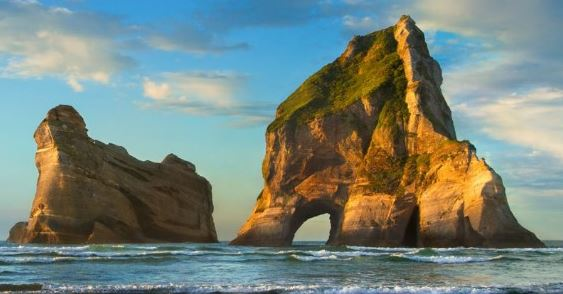
#> input picture hill.JPG, 563 x 294 px, found by its file name
$ python 'day3 q2.py'
#> lines starting #> are read from the running program, lines starting #| are printed output that depends on the picture

import cv2
import random
img = cv2.imread('hill.jpg')
#> img is the input picture: shape (294, 563, 3); mean B, G, R 124.1, 132.5, 119.1
y = (img.shape[1])/7
#> y = 80.43
x = (img.shape[0])/7
#> x = 42

for r in range (1,8): #for rows

    x1 = int(x*(r-1))
    x2 = int(x*r)

    if (r%2) == 0: #for even no. row
        a = 1
        b = 8
        d = 1

    if (r%2)!= 0:  #for odd no. row
        a = 7
        b = 0
        d = -1

    for c in range(a,b,d):  #for columns

        y1 = int(y*(c-1))
        y2 = int(y*c)

        img[x1:x2,y1:y2] = (random.randint (0, 255), random.randint (0, 255), random.randint (0, 255))
        cv2.imshow ('frame', img)
        cv2.waitKey(500)
#> this loop made 7 passes
#> pass 1, `cv2.imshow ('frame', img)`:
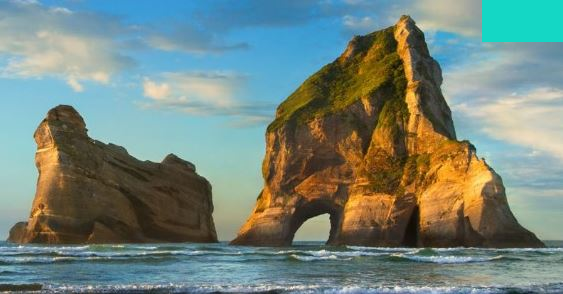
#> window 'frame': shape (294, 563, 3); mean B, G, R 124.9, 133.8, 116.9
#> pass 1, `cv2.imshow ('frame', img)`:
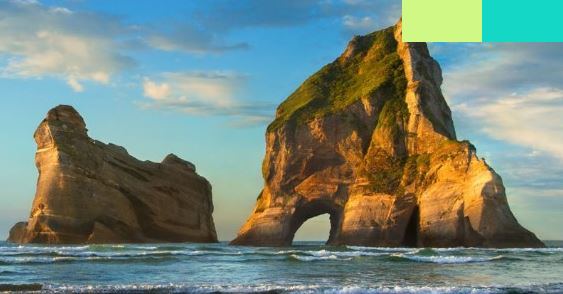
#> window 'frame': shape (294, 563, 3); mean B, G, R 124.5, 135.5, 118.1
#> pass 1, `cv2.imshow ('frame', img)`:
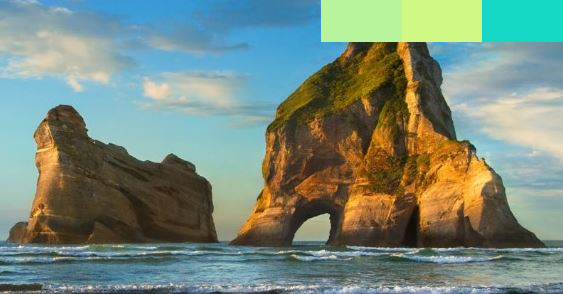
#> window 'frame': shape (294, 563, 3); mean B, G, R 124.4, 137.7, 120
#> pass 1, `cv2.imshow ('frame', img)`:
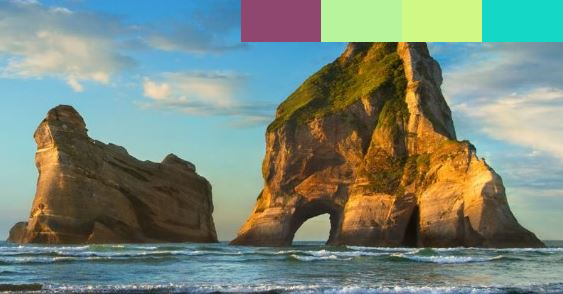
#> window 'frame': shape (294, 563, 3); mean B, G, R 122.8, 136.3, 121.6
#> after the loop:
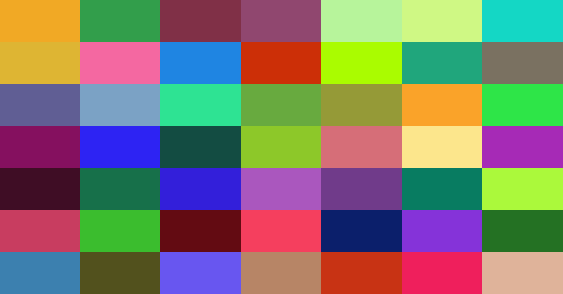
#> img: shape (294, 563, 3); mean B, G, R 108, 121.3, 127.5

cv2.destroyWindow('frame')
